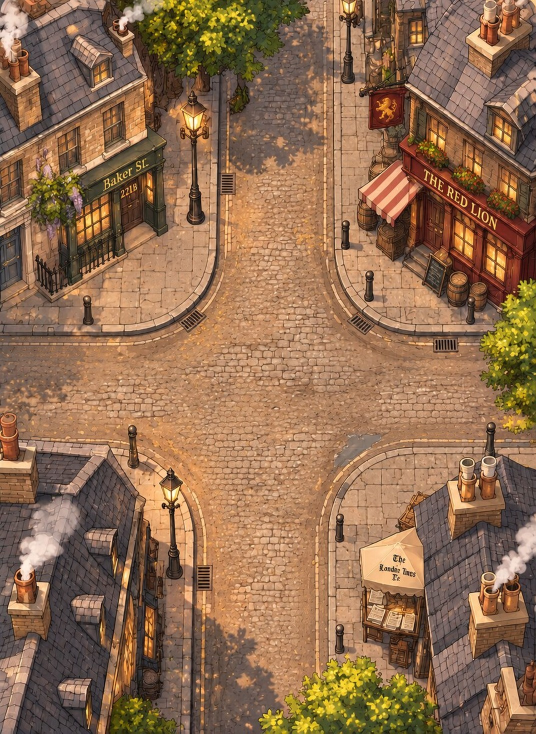
#> input picture godot/arte/baker_vazia.jpg, 1072 x 1467 px, found by its file name (shown at 1/2 size)
$ python recortes.py ../godot/arte/baker_vazia.jpg
#> lines starting #> are read from the running program, lines starting #| are printed output that depends on the picture; after the words box and inside, x2 and y2 are one past the last pixel; in counts of white or black regions, pixels touching at a corner belong together
# Recorta da pintura os objetos que ficam na frente das pessoas (postes, lampiões, árvores, bancos)
import numpy as np, json, sys
from PIL import Image, ImageFilter
import scipy.ndimage as nd
A = sys.argv[1]
R = {
 "baker": ("baker_vazia.jpg", [
   ("poste", (352,170,70,282), 447), ("poste", (668,0,52,168), 165), ("poste", (312,925,64,240), 1162),
   ("pino", (672,440,36,58), 497), ("pino", (720,535,36,62), 596), ("pino", (922,592,36,56), 646),
   ("pino", (962,840,36,62), 902), ("pino", (662,1024,36,60), 1083), ("pino", (662,1246,36,62), 1307),
   ("pino", (157,588,36,56), 642), ("pino", (247,846,36,88), 933),
   ("arvore", (270,0,320,175), 165), ("arvore", (950,550,122,320), 860),
   ("arvore", (500,1320,300,147), 1467), ("arvore", (190,1380,180,87), 1467)]),
 "whitehall": ("whitehall_vazia.jpg", [
   ("poste", (310,140,46,274), 412), ("poste", (543,0,48,144), 140), ("poste", (258,742,58,190), 930),
   ("pino", (162,466,36,58), 523), ("pino", (542,362,36,50), 411), ("pino", (657,466,36,58), 523),
   ("pino", (214,708,36,62), 769), ("pino", (610,736,36,62), 797),
   ("arvore", (285,0,190,125), 130), ("arvore", (770,410,110,290), 690),
   ("arvore", (420,1040,310,128), 1168), ("arvore", (175,1100,130,68), 1168)]),
 "scotland": ("scotland_vazia.jpg", [
   ("poste", (188,655,92,188), 840), ("poste", (603,655,92,188), 840),
   ("pino", (22,366,36,52), 416), ("pino", (172,418,36,52), 470), ("pino", (222,418,36,52), 470),
   ("pino", (642,418,36,52), 470), ("pino", (694,418,36,52), 470), ("pino", (0,796,30,52), 848),
   ("banco", (38,795,120,58), 852), ("banco", (444,790,136,64), 852),
   ("arvore", (0,50,115,345), 392), ("arvore", (785,185,95,270), 452),
   ("arvore", (0,595,70,190), 790), ("arvore", (825,630,55,160), 790)]),
}
saida = {}
for cena, (img, itens) in R.items():
    im = np.asarray(Image.open(f"{A}/{img}").convert("RGB")).astype(np.float32)
    lista = []
    for k, (tipo, (x, y, w, h), base) in enumerate(itens):
        c = im[y:y+h, x:x+w]
        lum = c.mean(2); sat = c.max(2) - c.min(2)
        r, g, b = c[...,0], c[...,1], c[...,2]
        if tipo == "arvore":
            verde = (g > b + 25) & (g > r * 0.75) & (lum > 40)      # folhas verdes e amareladas
            m = verde | ((lum < 70) & nd.binary_dilation(verde, iterations=4))  # sombra entre as folhas
            m = nd.binary_opening(m, iterations=1)
            m = nd.binary_closing(m, iterations=2)
            lab, n = nd.label(m)
            if n:
                tam = nd.sum(m, lab, range(1, n + 1))
                m = np.isin(lab, 1 + np.where(tam > 400)[0])
        else:
            lim = 110 if tipo == "banco" else 92
            m = (lum < lim)                                           # ferro escuro, madeira do banco
            if tipo == "poste":
                vidro = (sat > 80) & (lum > 140) & (r > b + 60)       # vidro aceso do lampião
                topo = np.zeros_like(m); topo[: int(h * (0.45 if h < 200 else 0.35))] = True
                perto = nd.binary_dilation(m, iterations=5)
                m |= vidro & topo & perto
            m = nd.binary_closing(m, iterations=2)
            m = nd.binary_fill_holes(m)
            lab, n = nd.label(m)
            if n:
                tam = nd.sum(m, lab, range(1, n + 1))
                m = np.isin(lab, 1 + np.where(tam > 60)[0])
        # só a parte acima da base cobre quem está atrás
        a = Image.fromarray((m * 255).astype(np.uint8)).filter(ImageFilter.GaussianBlur(0.8))
        rgba = np.dstack([c.astype(np.uint8), np.asarray(a)])
        nome = f"{cena}_{k:02d}.png"
        Image.fromarray(rgba, "RGBA").save(f"{A}/recortes/{nome}", optimize=True)
        lista.append([tipo, x, y, w, h, base, nome])
#> this loop made 15 passes
#> (n, tam) on passes 2, 3, 4, 5, 6, 7, 8, 9, 10, 11, 12, 15: (10, [3748, 1, 1, 17, 5, 14, 2, 1, 33, 6]), (12, [6754, 64, 1, 3, 1, 1, 5, 2, 1, 1, 2, 6]), (2, [849, 1]), (5, [793, 3, 1, 3, 2]), (3, [1218, 1, 1]), (4, [994, 1, 1, 3]), (3, [830, 3, 2]), (5, [905, 1, 3, 1, 1]), (1, [775]), (3, [1422, 3, 4]), (13, [52, 38739, 5, 2, 1, 9, 11, 5, 5, 5, 135, 10, 5]), (10, [44, 4, 7610, 18, 8, 8, 73, 13, 77, 26])
#> n on passes 1, 13, 14: 34, 32, 28
#> pass 1, `sat = c.max(2) - c.min(2)`:
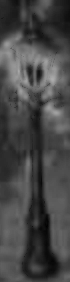
#> sat: shape (282, 70) float32; min 0, max 173, mean 70.9
#> pass 1, `r, g, b = c[...,0], c[...,1], c[...,2]`:
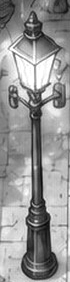
#> r: shape (282, 70) float32; min 4, max 255, mean 148.9
#> after the loop:
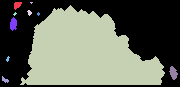
#> lab: shape (87, 180) int32; 11 distinct labels, from 0 to 10; one colour per label, 0 black
#> after the loop:
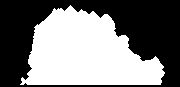
#> m: shape (87, 180) bool; 48.6% white; 1 white region, box (x1, y1, x2, y2) and area: (20, 5, 165, 85) 7610
#> after the loop:
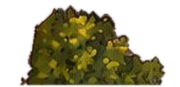
#> rgba: shape (87, 180, 4); mean R, G, B, A 95.3, 79, 44.4, 123.9; transparent parts drawn white
#> after the loop:
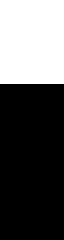
#> topo: shape (240, 64) bool; 35% white; 1 white region, box (x1, y1, x2, y2) and area: (0, 0, 64, 84) 5376
#> after the loop:
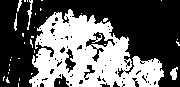
#> verde: shape (87, 180) bool; 39.7% white; 37 white regions (32 under 20 px), largest, box (x1, y1, x2, y2) and area: (29, 9, 164, 87) 5906, (27, 0, 33, 30) 65, (170, 67, 178, 80) 65, (14, 13, 17, 31) 34, (17, 0, 22, 12) 29
#> after the loop, lista = 15 items
    saida[cena] = lista
#> pass 2 of the loop `for cena, (img, itens) in R.items():`:
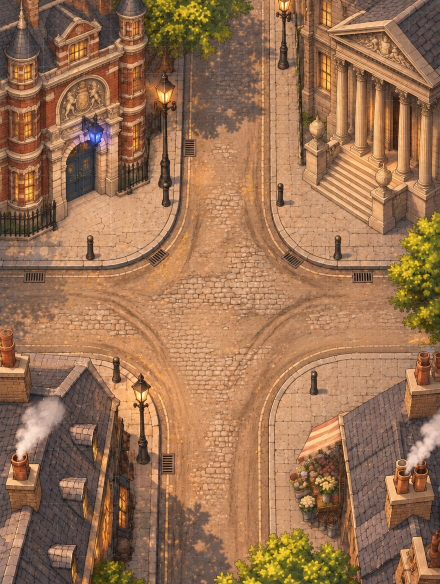
#> input picture godot/arte/whitehall_vazia.jpg, 880 x 1168 px, found by its file name (shown at 1/2 size)
#> im: shape (1168, 880, 3) float32
#> the loop `for k, (tipo, (x, y, w, h), base) in enumerate(itens):` made 12 passes
#> (n, tam) on passes 3 to 9: (13, [5147, 47, 2, 1, 2, 2, 1, 3, 7, 7, 5, 1, 3]), (5, [636, 1, 2, 1, 4]), (5, [1, 1, 536, 1, 1]), (5, [638, 1, 1, 3, 2]), (13, [719, 5, 2, 4, 1, 1, 2, 1, 1, 1, 1, 1, 1]), (4, [5, 5, 627, 4]), (3, [17961, 20, 8])
#> after the loop `for k, (tipo, (x, y, w, h), base) in enumerate(itens):`:
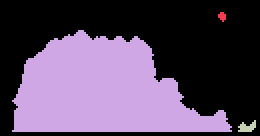
#> lab: shape (68, 130) int32 (shown 2 times larger); 4 distinct labels, from 0 to 3; one colour per label, 0 black
#> after the loop `for k, (tipo, (x, y, w, h), base) in enumerate(itens):`:
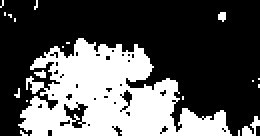
#> verde: shape (68, 130) bool (shown 2 times larger); 34.1% white; 19 white regions (17 under 20 px), largest, box (x1, y1, x2, y2) and area: (9, 19, 116, 68) 2896, (121, 58, 130, 68) 44
#> after the loop `for k, (tipo, (x, y, w, h), base) in enumerate(itens):`: lista = 12 items
#> pass 3 of the loop `for cena, (img, itens) in R.items():`:
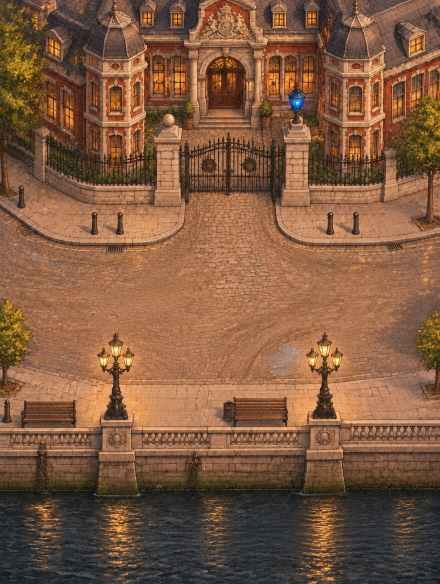
#> input picture godot/arte/scotland_vazia.jpg, 880 x 1168 px, found by its file name (shown at 1/2 size)
#> the loop `for k, (tipo, (x, y, w, h), base) in enumerate(itens):` made 14 passes
#> (n, tam) on passes 3 to 10: (3, [4, 895, 5]), (3, [486, 1, 1]), (3, [488, 5, 5]), (2, [488, 1]), (3, [531, 2, 1]), (3, [1, 636, 2]), (8, [11, 6, 4, 1, 2, 4, 1, 5235]), (3, [7023, 1, 1])
#> after the loop `for k, (tipo, (x, y, w, h), base) in enumerate(itens):`:
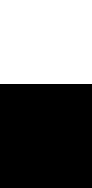
#> topo: shape (188, 92) bool; 44.7% white; 1 white region, box (x1, y1, x2, y2) and area: (0, 0, 92, 84) 7728
#> after the loop `for k, (tipo, (x, y, w, h), base) in enumerate(itens):`:
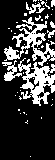
#> verde: shape (160, 55) bool; 24.4% white; 49 white regions (40 under 20 px), largest, box (x1, y1, x2, y2) and area: (4, 17, 55, 66) 821, (18, 58, 55, 106) 819, (4, 60, 22, 81) 146
#> after the loop `for k, (tipo, (x, y, w, h), base) in enumerate(itens):`: lista = 14 items
json.dump(saida, open(f"{A}/recortes/recortes.json", "w"), indent=0)
print("ok")
